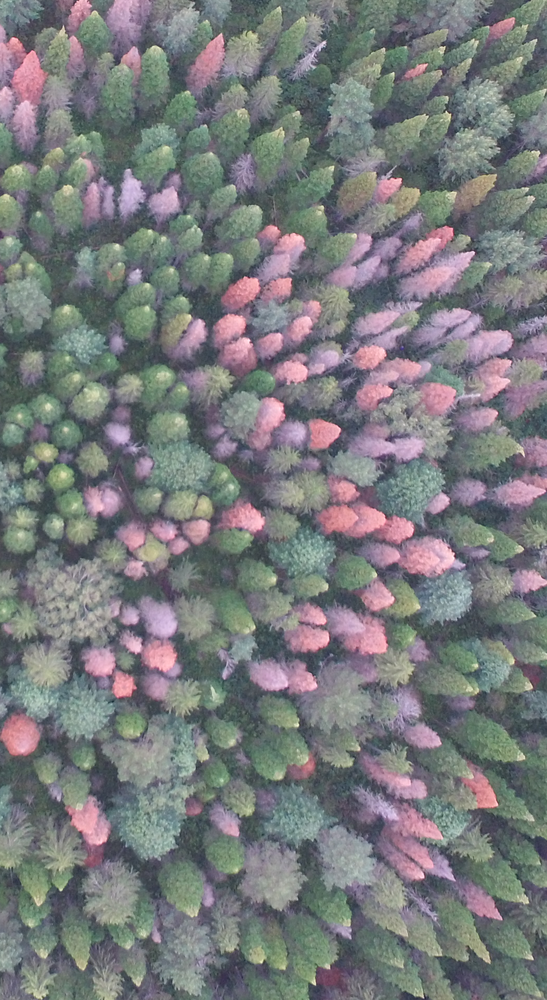
//> input picture lb2/test.png, 547 x 1000 px, shrunk from 1046 x 1912 before the run
$ ./lb2   (built with g++ and OpenCV 4)
//> lines starting //> are read from the running program, lines starting //| are printed output that depends on the picture
#include <opencv2/opencv.hpp>
#include <omp.h>
#include <iostream>

using namespace cv;
using namespace std;

// Функция для применения сверточного слоя с заданным ядром
Mat applyConvolution(const Mat& inputImage, const Mat& kernel) {
    // Замер времени начала выполнения
    double startTime = omp_get_wtime();

    Mat outputImage = inputImage.clone();
    int kernelRadius = kernel.rows / 2;

#pragma omp parallel for collapse(2) shared(inputImage, outputImage, kernel) num_threads(6)
    for (int y = kernelRadius; y < inputImage.rows - kernelRadius; ++y) {
        for (int x = kernelRadius; x < inputImage.cols - kernelRadius; ++x) {
            // Применение свертки в текущем пикселе
            float sum = 0.0f;
            for (int ky = -kernelRadius; ky <= kernelRadius; ++ky) {
                for (int kx = -kernelRadius; kx <= kernelRadius; ++kx) {
                    sum += inputImage.at<uchar>(y + ky, x + kx) * kernel.at<float>(ky + kernelRadius, kx + kernelRadius);
                }
            }

            // Запись результата в выходное изображение
            outputImage.at<uchar>(y, x) = saturate_cast<uchar>(sum);
        }
    }

    // Замер времени окончания выполнения
    double endTime = omp_get_wtime();
    cout << "Time : " << endTime - startTime << " seconds" << endl;

    return outputImage;
}

// ядро свертки для усиления границ
Mat simpleKernel = (Mat_<float>(3, 3) << -1, -1, -1, -1, 8, -1, -1, -1, -1);

Mat simpleGenerateRandomKernel(int size) {
    Mat kernel(size, size, CV_32F);
    srand(static_cast<unsigned>(time(0)));

    for (int i = 0; i < size; ++i) {
        for (int j = 0; j < size; ++j) {
            kernel.at<float>(i, j) = static_cast<float>(rand()) / RAND_MAX - 0.5f;
        }
    }

    return kernel;
}

int main() {
    Mat inputImage = imread("test.png", IMREAD_GRAYSCALE);
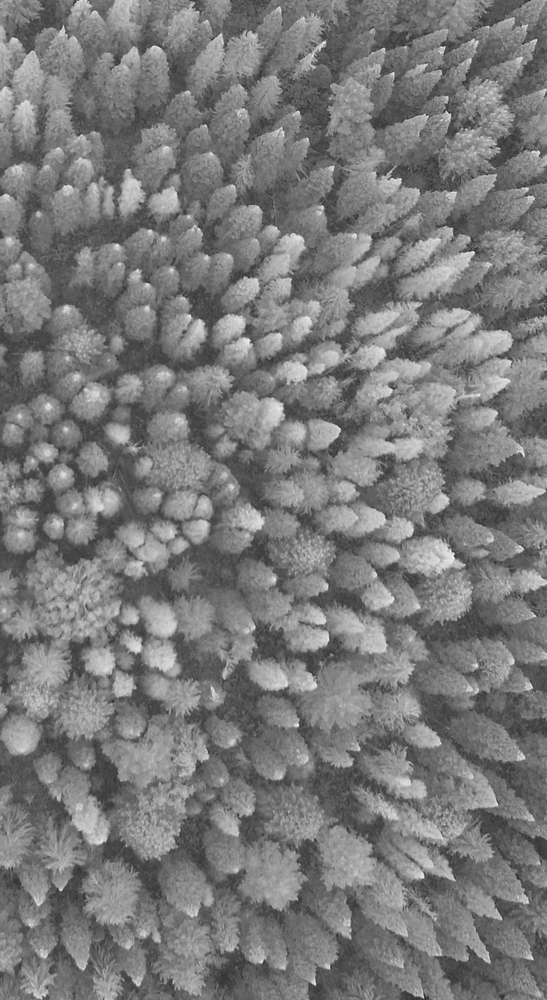
//> inputImage: 1000 rows x 547 cols, CV_8UC1; min 31, max 246, mean 121.9

    if (inputImage.empty()) {
        cerr << "Could not open or find the image!" << endl;
        return -1;
    }

    Mat kernel = simpleKernel;

    // Применение сверточного слоя
    Mat outputImage = applyConvolution(inputImage, kernel);
//> after the loop in applyConvolution, `for (int y = kernelRadius; y < inputImage.rows - kernelRadius; ++y)`:
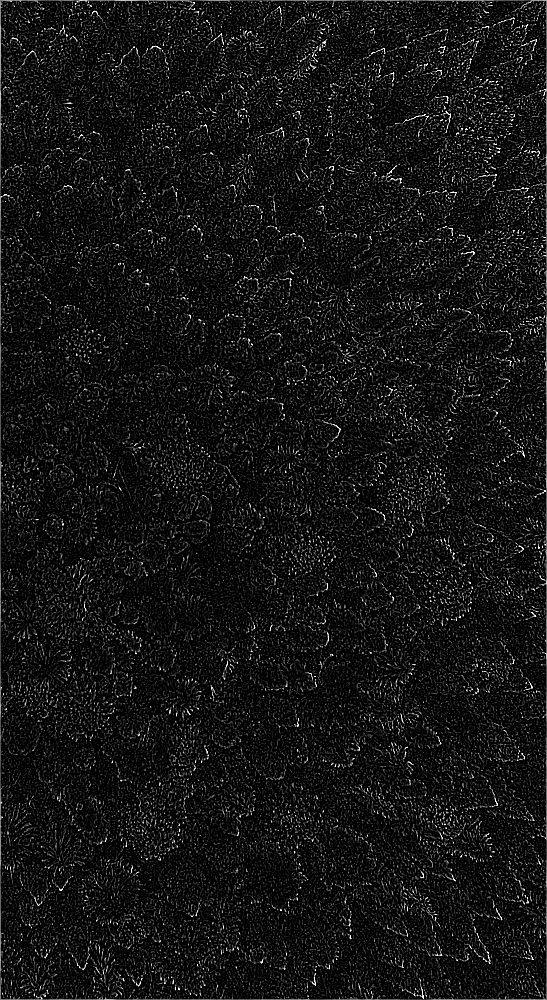
//> outputImage: 1000 rows x 547 cols, CV_8UC1; min 0, max 255, mean 19.8
//> simpleKernel = [[-1, -1, -1], [-1, 8, -1], [-1, -1, -1]]

    // Вывод результатов
    namedWindow("Input Image", WINDOW_NORMAL);
    namedWindow("Output Image", WINDOW_NORMAL);

    imshow("Input Image", inputImage);
    imshow("Output Image", outputImage);

    waitKey(0);

    return 0;
}
